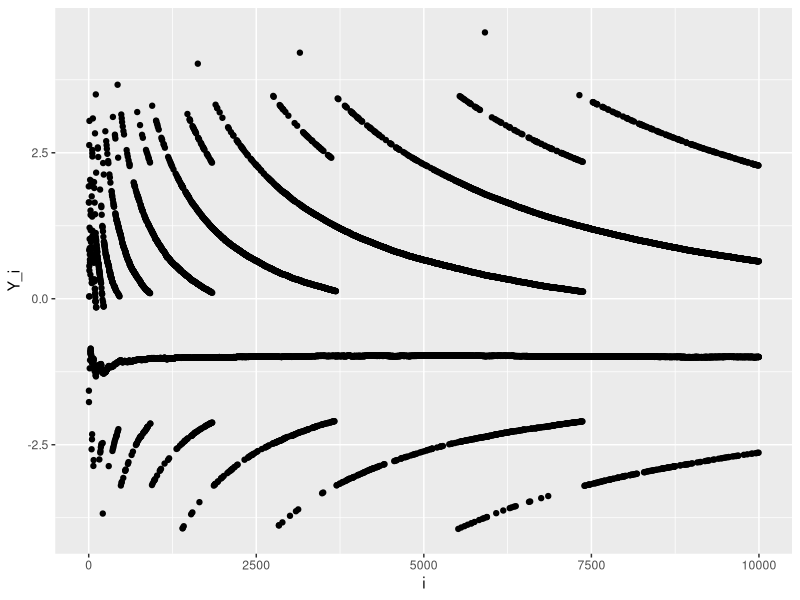
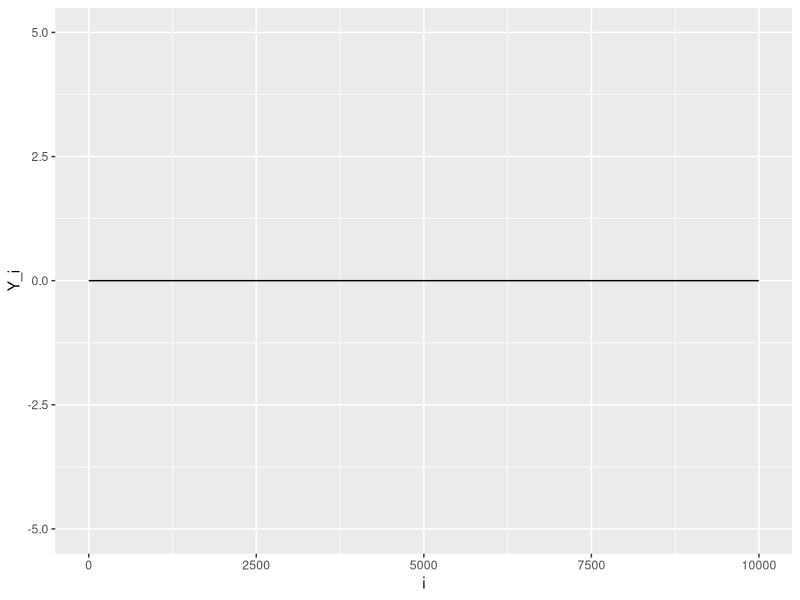

Write R code to recreate these figures, in order.
## ---- chunk 1
knitr::opts_chunk$set(echo = TRUE)
## ---- chunk 2
x1 <- 1/3 ; x2 <- 1/4
if (x1 - x2 == 1/12){
  print("substraction is correct")
} else {
  print("substraction is wrong")
}
## ---- chunk 3
x1 <- 1 ; x2 <- 1/2
if (x1 - x2 == 1/2){
  print("substraction is correct")
} else {
  print("substraction is wrong")
}
## ---- chunk 4
x1 <- 1 ; x2 <- 1/2
if (isTRUE(all.equal( x1 - x2, 1/2))){
  print("substraction is correct")
}else{
  print("substraction is wrong")
}
## ---- chunk 5
epsilon = 10^(-15)

derivative <- function(x){
  stopifnot(is.numeric(x))
  dx <- ((x+epsilon) - x)/(epsilon)
  return(dx)
}

## ---- chunk 6
x1 = 1
x2 = 100000
derivative(x1)
derivative(x2)
## ---- chunk 7
library(ggplot2)
## ---- chunk 8
myvar <- function(x){
  stopifnot(is.vector(x),
            is.numeric(x))
  n <- length(x)
  variance <- (1/(n-1))*(sum(x^2) - (1/n)*((sum(x))^2))
  return(variance)
}

vect_x <- rnorm(10000, mean = 10^8, sd = 1)

Y <- c()
for (i in 1:length(vect_x)){
  Y[i] <- myvar(vect_x[1:i]) - var(vect_x[1:i])
}

Y = Y[!is.na(Y)]

## ---- chunk 9
data_Y <- data.frame(values = Y, len = 1:length(Y))
plot_dependence <- ggplot(data = data_Y) +
  geom_point(aes(x = len, y = values)) + 
  xlab("i") +
  ylab("Y_i")

print(plot_dependence)
## ---- chunk 10
myvar_improved <- function(x){
  stopifnot(is.vector(x),
            is.numeric(x))
  mu <- mean(x)
  n <- length(x)
  variance_improved <- sum((x - mu)^2)/(n-1)
  return(variance_improved)
}

Y_improved <- c()
for (i in 1:length(vect_x)){
  Y_improved[i] <- myvar_improved(vect_x[1:i]) - var(vect_x[1:i])
}

Y_improved = Y_improved[!is.na(Y_improved)]

data_Y_improved <- data.frame(values = Y_improved, len = 1:length(Y_improved))

plot_dependence_improved <- 
  ggplot(data = data_Y_improved) +
  geom_line(aes(x = len, y = values)) + 
  xlab("i") +
  ylab("Y_i") + 
  ylim(-5,5)

print(plot_dependence_improved)
## ---- chunk 11
# Formulae A
binom_a <- function(n,k){
  stopifnot(is.numeric(n), is.numeric(k))
  coeff_a <- prod(1:n) / (prod(1:k) * prod(1:(n-k)))
  return(coeff_a)
}
# Formulae B
binom_b <- function(n,k){
  stopifnot(is.numeric(n), is.numeric(k))
  coeff_b <- prod((k+1):n) / prod(1:(n-k))
  return(coeff_b)
}
# Formulae C
binom_c <- function(n,k){
  stopifnot(is.numeric(n), is.numeric(k))
  coeff_c <- prod(((k+1):n) / (1:(n-k)))
  return(coeff_c)
}


# What a surprise!! R doesn't like vectors that have a length of 10^12
n <- c(2, 10, 10^2, 10^4)
k_rand <- sample(1:2, 4, replace = TRUE)
k1 <- n - k_rand
k2 <- c(0, 1, 2, 4)

small_a <- c()
small_b <- c()
small_c <- c()

large_a <- c()
large_b <- c()
large_c <- c()

for(i in 1:4){

  # small difference between n and k
  small_a[i] <- binom_a(n[i], k1[i])
  small_b[i] <- binom_b(n[i], k1[i])
  small_c[i] <- binom_c(n[i], k1[i])
  
  #big difference between n and k
  large_a[i] <- binom_a(n[i], k2[i])
  large_b[i] <- binom_b(n[i], k2[i])
  large_c[i] <- binom_c(n[i], k2[i])
}

print(small_a)
print(small_b)
print(small_c)
print(large_a)
print(large_b)
print(large_c)
